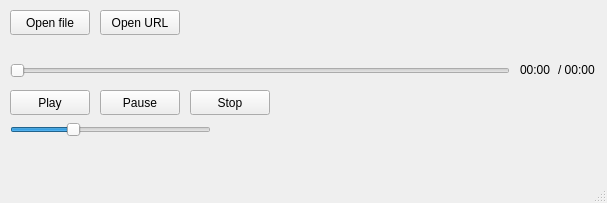
<?xml version="1.0" encoding="UTF-8"?>
<ui version="4.0">
 <class>MainWindow</class>
 <widget class="QMainWindow" name="MainWindow">
  <property name="geometry">
   <rect>
    <x>0</x>
    <y>0</y>
    <width>607</width>
    <height>203</height>
   </rect>
  </property>
  <property name="windowTitle">
   <string>MainWindow</string>
  </property>
  <widget class="QWidget" name="centralwidget">
   <widget class="QPushButton" name="openFileBtn">
    <property name="geometry">
     <rect>
      <x>10</x>
      <y>10</y>
      <width>80</width>
      <height>25</height>
     </rect>
    </property>
    <property name="text">
     <string>Open file</string>
    </property>
   </widget>
   <widget class="QPushButton" name="openURLBtn">
    <property name="geometry">
     <rect>
      <x>100</x>
      <y>10</y>
      <width>80</width>
      <height>25</height>
     </rect>
    </property>
    <property name="text">
     <string>Open URL</string>
    </property>
   </widget>
   <widget class="QPushButton" name="playBtn">
    <property name="geometry">
     <rect>
      <x>10</x>
      <y>90</y>
      <width>80</width>
      <height>25</height>
     </rect>
    </property>
    <property name="text">
     <string>Play</string>
    </property>
   </widget>
   <widget class="QPushButton" name="pauseBtn">
    <property name="geometry">
     <rect>
      <x>100</x>
      <y>90</y>
      <width>80</width>
      <height>25</height>
     </rect>
    </property>
    <property name="text">
     <string>Pause</string>
    </property>
   </widget>
   <widget class="QPushButton" name="stopBtn">
    <property name="geometry">
     <rect>
      <x>190</x>
      <y>90</y>
      <width>80</width>
      <height>25</height>
     </rect>
    </property>
    <property name="text">
     <string>Stop</string>
    </property>
   </widget>
   <widget class="QLabel" name="labelMedia">
    <property name="geometry">
     <rect>
      <x>13</x>
      <y>41</y>
      <width>54</width>
      <height>16</height>
     </rect>
    </property>
    <property name="text">
     <string/>
    </property>
   </widget>
   <widget class="QSlider" name="volumeSlider">
    <property name="geometry">
     <rect>
      <x>10</x>
      <y>120</y>
      <width>201</width>
      <height>20</height>
     </rect>
    </property>
    <property name="minimum">
     <number>0</number>
    </property>
    <property name="maximum">
     <number>100</number>
    </property>
    <property name="value">
     <number>30</number>
    </property>
    <property name="orientation">
     <enum>Qt::Horizontal</enum>
    </property>
   </widget>
   <widget class="QLabel" name="labelVolme">
    <property name="geometry">
     <rect>
      <x>214</x>
      <y>120</y>
      <width>54</width>
      <height>20</height>
     </rect>
    </property>
    <property name="text">
     <string/>
    </property>
   </widget>
   <widget class="QSlider" name="horizontalSlider">
    <property name="geometry">
     <rect>
      <x>10</x>
      <y>60</y>
      <width>500</width>
      <height>21</height>
     </rect>
    </property>
    <property name="orientation">
     <enum>Qt::Horizontal</enum>
    </property>
   </widget>
   <widget class="QLabel" name="mediaTime">
    <property name="geometry">
     <rect>
      <x>520</x>
      <y>60</y>
      <width>41</width>
      <height>20</height>
     </rect>
    </property>
    <property name="text">
     <string>00:00</string>
    </property>
   </widget>
   <widget class="QLabel" name="mediaTime_2">
    <property name="geometry">
     <rect>
      <x>558</x>
      <y>60</y>
      <width>41</width>
      <height>20</height>
     </rect>
    </property>
    <property name="text">
     <string>/ 00:00</string>
    </property>
   </widget>
  </widget>
  <widget class="QMenuBar" name="menubar">
   <property name="geometry">
    <rect>
     <x>0</x>
     <y>0</y>
     <width>607</width>
     <height>23</height>
    </rect>
   </property>
  </widget>
  <widget class="QStatusBar" name="statusbar"/>
 </widget>
 <resources/>
 <connections/>
</ui>
